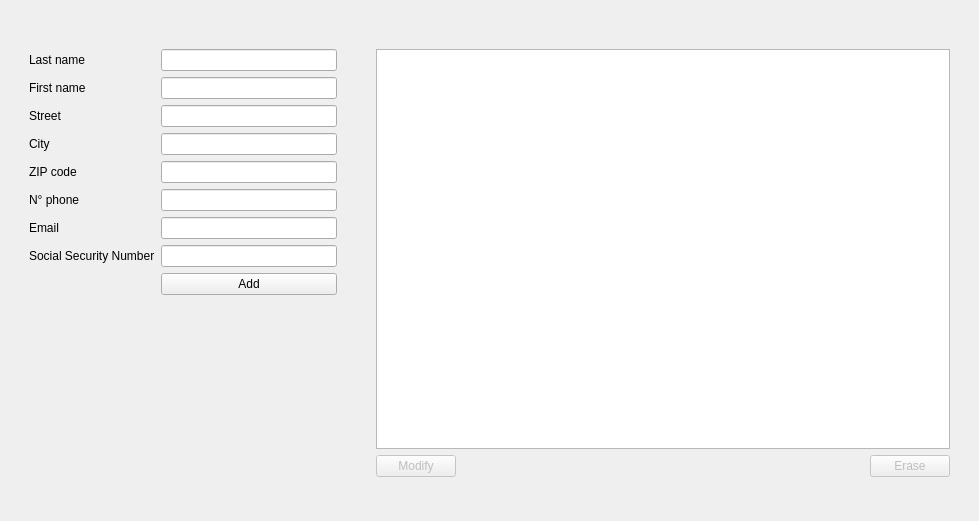
            <widget class="QWidget" name="tab">
             <attribute name="title">
              <string>Controllers</string>
             </attribute>
             <layout class="QVBoxLayout" name="verticalLayout_33">
              <item>
               <spacer name="horizontalSpacer_30">
                <property name="orientation">
                 <enum>Qt::Horizontal</enum>
                </property>
                <property name="sizeHint" stdset="0">
                 <size>
                  <width>901</width>
                  <height>38</height>
                 </size>
                </property>
               </spacer>
              </item>
              <item>
               <layout class="QHBoxLayout" name="horizontalLayout_23">
                <item>
                 <spacer name="verticalSpacer_12">
                  <property name="orientation">
                   <enum>Qt::Vertical</enum>
                  </property>
                  <property name="sizeHint" stdset="0">
                   <size>
                    <width>18</width>
                    <height>428</height>
                   </size>
                  </property>
                 </spacer>
                </item>
                <item>
                 <layout class="QHBoxLayout" name="horizontalLayout_22">
                  <item>
                   <layout class="QVBoxLayout" name="verticalLayout_32">
                    <item>
                     <layout class="QFormLayout" name="formLayout_2">
                      <property name="fieldGrowthPolicy">
                       <enum>QFormLayout::AllNonFixedFieldsGrow</enum>
                      </property>
                      <item row="0" column="0">
                       <widget class="QLabel" name="labelLastName">
                        <property name="text">
                         <string>Last name</string>
                        </property>
                       </widget>
                      </item>
                      <item row="0" column="1">
                       <widget class="QLineEdit" name="lineEditLastName"/>
                      </item>
                      <item row="1" column="0">
                       <widget class="QLabel" name="labelFirstName">
                        <property name="text">
                         <string>First name</string>
                        </property>
                       </widget>
                      </item>
                      <item row="1" column="1">
                       <widget class="QLineEdit" name="lineEditFirstName"/>
                      </item>
                      <item row="2" column="0">
                       <widget class="QLabel" name="labelStreet">
                        <property name="text">
                         <string>Street</string>
                        </property>
                       </widget>
                      </item>
                      <item row="2" column="1">
                       <widget class="QLineEdit" name="lineEditStreet"/>
                      </item>
                      <item row="3" column="0">
                       <widget class="QLabel" name="labelCity">
                        <property name="text">
                         <string>City</string>
                        </property>
                       </widget>
                      </item>
                      <item row="3" column="1">
                       <widget class="QLineEdit" name="lineEditCity"/>
                      </item>
                      <item row="4" column="0">
                       <widget class="QLabel" name="labelZipCode">
                        <property name="text">
                         <string>ZIP code</string>
                        </property>
                       </widget>
                      </item>
                      <item row="4" column="1">
                       <widget class="QLineEdit" name="lineEditZipCode"/>
                      </item>
                      <item row="5" column="0">
                       <widget class="QLabel" name="labelPhoneNumber">
                        <property name="text">
                         <string>N° phone         </string>
                        </property>
                       </widget>
                      </item>
                      <item row="5" column="1">
                       <widget class="QLineEdit" name="lineEditPhoneNumber"/>
                      </item>
                      <item row="6" column="0">
                       <widget class="QLabel" name="labelMail">
                        <property name="text">
                         <string>Email</string>
                        </property>
                       </widget>
                      </item>
                      <item row="6" column="1">
                       <widget class="QLineEdit" name="lineEditEmail"/>
                      </item>
                      <item row="7" column="0">
                       <widget class="QLabel" name="labelSSN">
                        <property name="text">
                         <string>Social Security Number</string>
                        </property>
                       </widget>
                      </item>
                      <item row="7" column="1">
                       <widget class="QLineEdit" name="lineEditSSN"/>
                      </item>
                      <item row="8" column="1">
                       <widget class="QPushButton" name="pushButtonAddController">
                        <property name="text">
                         <string>Add</string>
                        </property>
                       </widget>
                      </item>
                     </layout>
                    </item>
                    <item>
                     <spacer name="horizontalSpacer_31">
                      <property name="orientation">
                       <enum>Qt::Horizontal</enum>
                      </property>
                      <property name="sizeHint" stdset="0">
                       <size>
                        <width>40</width>
                        <height>20</height>
                       </size>
                      </property>
                     </spacer>
                    </item>
                    <item>
                     <spacer name="horizontalSpacer_29">
                      <property name="orientation">
                       <enum>Qt::Horizontal</enum>
                      </property>
                      <property name="sizeHint" stdset="0">
                       <size>
                        <width>308</width>
                        <height>58</height>
                       </size>
                      </property>
                     </spacer>
                    </item>
                   </layout>
                  </item>
                  <item>
                   <spacer name="verticalSpacer_9">
                    <property name="orientation">
                     <enum>Qt::Vertical</enum>
                    </property>
                    <property name="sizeHint" stdset="0">
                     <size>
                      <width>13</width>
                      <height>358</height>
                     </size>
                    </property>
                   </spacer>
                  </item>
                  <item>
                   <spacer name="verticalSpacer_10">
                    <property name="orientation">
                     <enum>Qt::Vertical</enum>
                    </property>
                    <property name="sizeHint" stdset="0">
                     <size>
                      <width>20</width>
                      <height>40</height>
                     </size>
                    </property>
                   </spacer>
                  </item>
                  <item>
                   <layout class="QVBoxLayout" name="verticalLayout_3">
                    <item>
                     <widget class="QTableWidget" name="tableWidgetListControllers"/>
                    </item>
                    <item>
                     <layout class="QHBoxLayout" name="horizontalLayout_2">
                      <item>
                       <widget class="QPushButton" name="pushButtonModifyController">
                        <property name="enabled">
                         <bool>false</bool>
                        </property>
                        <property name="text">
                         <string>Modify</string>
                        </property>
                       </widget>
                      </item>
                      <item>
                       <spacer name="horizontalSpacer_3">
                        <property name="orientation">
                         <enum>Qt::Horizontal</enum>
                        </property>
                        <property name="sizeHint" stdset="0">
                         <size>
                          <width>408</width>
                          <height>18</height>
                         </size>
                        </property>
                       </spacer>
                      </item>
                      <item>
                       <widget class="QPushButton" name="pushButtonEraseController">
                        <property name="enabled">
                         <bool>false</bool>
                        </property>
                        <property name="text">
                         <string>Erase</string>
                        </property>
                       </widget>
                      </item>
                     </layout>
                    </item>
                   </layout>
                  </item>
                 </layout>
                </item>
                <item>
                 <spacer name="verticalSpacer_11">
                  <property name="orientation">
                   <enum>Qt::Vertical</enum>
                  </property>
                  <property name="sizeHint" stdset="0">
                   <size>
                    <width>18</width>
                    <height>428</height>
                   </size>
                  </property>
                 </spacer>
                </item>
               </layout>
              </item>
              <item>
               <widget class="QLabel" name="label_8">
                <property name="text">
                 <string/>
                </property>
               </widget>
              </item>
              <item>
               <spacer name="horizontalSpacer_32">
                <property name="orientation">
                 <enum>Qt::Horizontal</enum>
                </property>
                <property name="sizeHint" stdset="0">
                 <size>
                  <width>901</width>
                  <height>13</height>
                 </size>
                </property>
               </spacer>
              </item>
             </layout>
            </widget>
